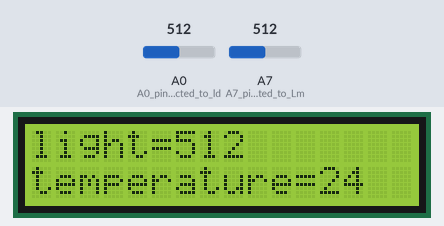
The sketch below on a simulated Arduino Nano, built with avr-gcc and run on an emulated ATmega328P. On the bench: 16×2 character LCD. The test bench sets the inputs (shaded band); at power-on: A0 (A0_pin_is_connected_to_ld) = 512, A7 (A7_pin_is_connected_to_Lm) = 512.

Above: at 1.2 s.
1.3 s: A0 (A0_pin_is_connected_to_ld) set to 716
At 2.8 s:
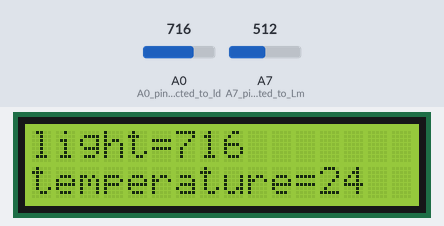
4.0 s: A7 (A7_pin_is_connected_to_Lm) set to 716
At 5.3 s:
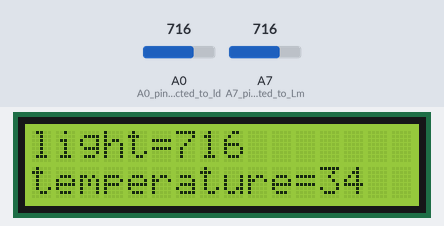
6.7 s: A0 (A0_pin_is_connected_to_ld) set to 900
At 9.0 s:
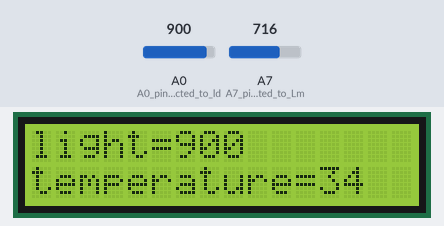
9.5 s: A7 (A7_pin_is_connected_to_Lm) set to 900
At 11.5 s:
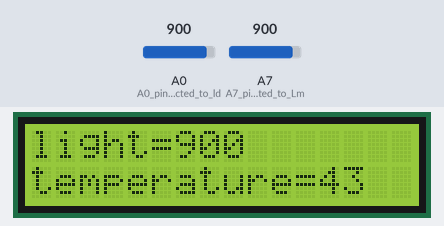
12.5 s: A0 (A0_pin_is_connected_to_ld) set to 1023
At 15.2 s:
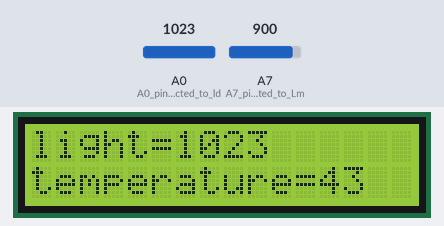
15.5 s: A7 (A7_pin_is_connected_to_Lm) set to 1023
At 17.7 s:
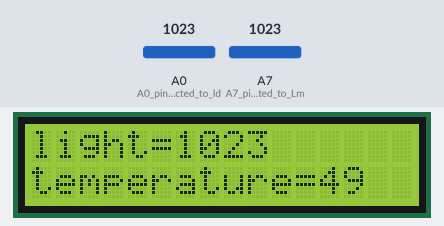
Timing chart, 0 to 19.2 s (numbered marks = the images above; inputs shaded):
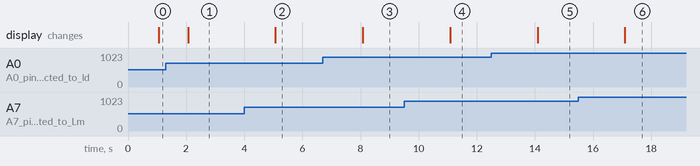

The sketch:

Display_light_and_temp_on_lcd.ino
```cpp
/*Arduino IDE version: 1.8.3
Tested on: ARBD 1
Microcontroller: Atmega 328 p
written by: Anurag Aggarwal
Date: 06/12/2019*/

// include the library code:
#include <LiquidCrystal.h>

LiquidCrystal lcd(4,5,0,1,2,3);       //pins connected to lcd(registor select, reset, D0, D1, D2, D3)


void setup() {
  pinMode(A0,INPUT);       //A0 pin is connected to ldr sensor
  pinMode(A7,INPUT);       //A7 pin is connected to Lm35 temperature sensor

  // set up the LCD's number of columns and rows:
  lcd.begin(16, 2);        //it start the lcd whose display is (16*2)
}
int light_value;
int temp_value;

void loop()
{
  light_value=analogRead(A0);
  temp_value=analogRead(A7);
  temp_value=temp_value*0.048;        //convert voltage in mili volt into temperature in degree celcius

  lcd.setCursor(0,0);                 //set cursor of lcd to(column=0, row=0) coordinates
  lcd.print("light=");
  lcd.print(light_value);             //print the value of light which was taken by sensor
  delay(1000);                        // wait for 1 sec

  lcd.setCursor(0,1);                 //set cursor of lcd to(column=0, row=0) coordinates
  lcd.print("temperature=");
  lcd.print(temp_value);              //print the value of temperature which was taken by sensor
  delay(1000);                        // wait for 1 sec


}
```

Measured:
- after the input at 1.3 s, the display: changes after 0.77 s (image 1)
- after the input at 4.0 s, the display: changes after 1.1 s (image 2)
- after the input at 6.7 s, the display: changes after 1.4 s (image 3)
- after the input at 9.5 s, the display: changes after 1.6 s (image 4)
- after the input at 12.5 s, the display: changes after 1.6 s (image 5)
- after the input at 15.5 s, the display: changes after 1.6 s (image 6)
